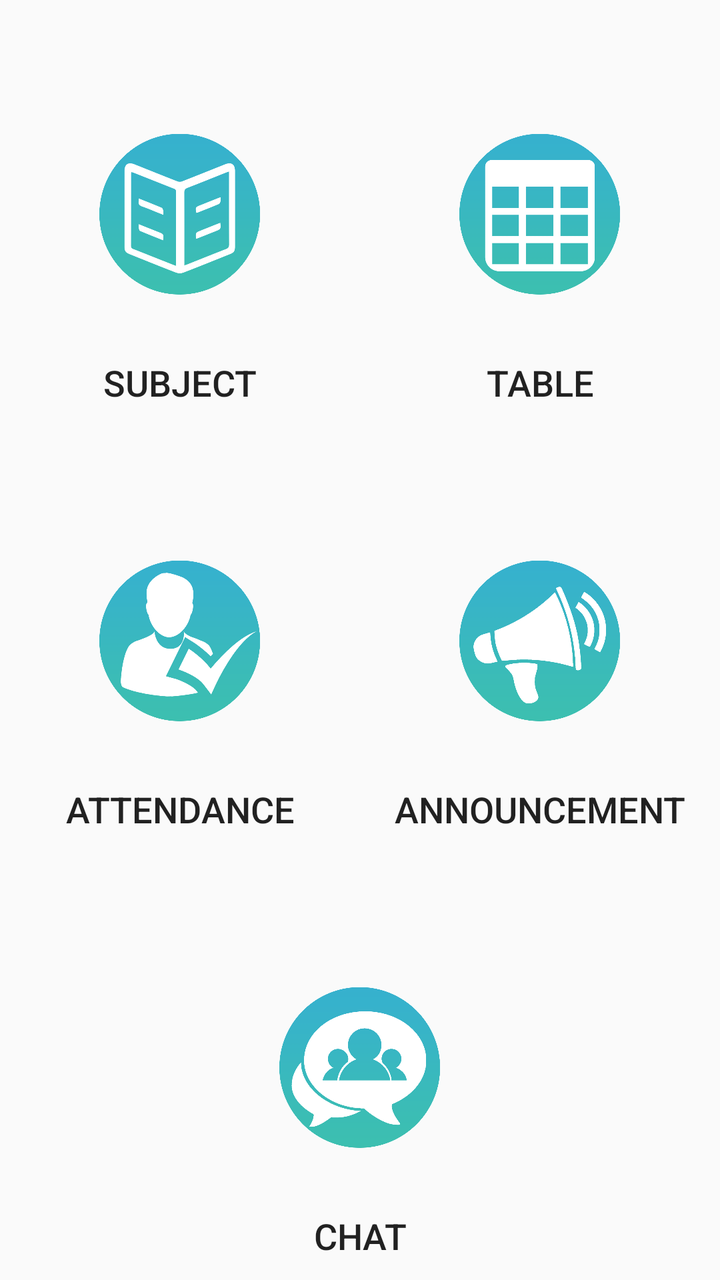
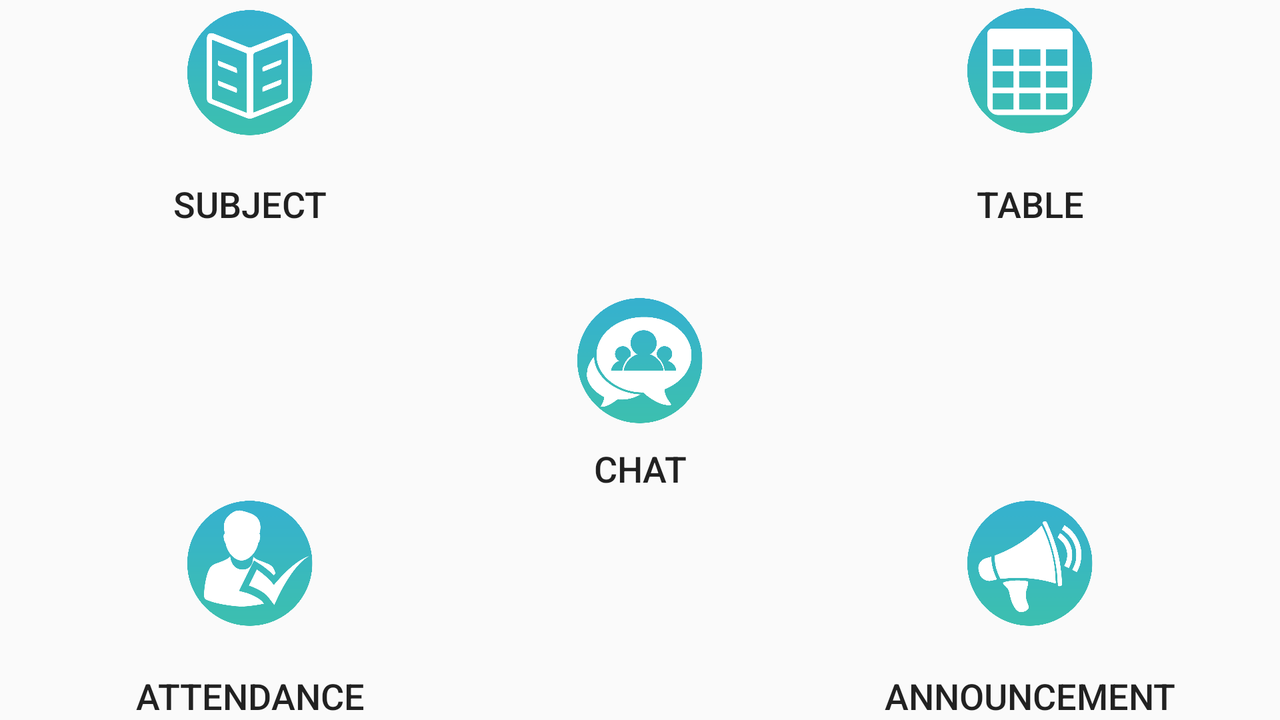

One screen, two layout resources from the same app: the default and the repository's alternative for another configuration. Each is rendered where Android would select it; the XML of both is given below.
<!-- AndroidManifest.xml: application theme AppTheme -->
<!-- res/layout/content_drawer.xml -->
<?xml version="1.0" encoding="utf-8"?>
<android.support.constraint.ConstraintLayout
    xmlns:android="http://schemas.android.com/apk/res/android"
    xmlns:app="http://schemas.android.com/apk/res-auto"
    xmlns:tools="http://schemas.android.com/tools"
    android:layout_width="match_parent"
    android:layout_height="match_parent"
    app:layout_behavior="@string/appbar_scrolling_view_behavior"
    tools:context=".MainActivity"
    tools:showIn="@layout/app_bar_drawer">
    <TableLayout
        android:layout_width="match_parent"
        android:layout_height="match_parent">

        <TableRow
            android:layout_width="fill_parent"
            android:layout_height="0dp"
            android:weightSum="1"
            android:layout_weight="0.5">
            <RelativeLayout
                android:layout_width="0dp"
                android:layout_height="match_parent"
                android:layout_weight="0.5">
                <Button
                    android:layout_width="match_parent"
                    android:layout_height="match_parent"
                    android:id="@+id/button1"
                    android:background="#00000000"
                    android:text="Subject"
                    android:textSize="18sp"
                    android:gravity="center|bottom"
                    android:singleLine="false"
                    android:paddingBottom="10dp"/>
                <ImageView
                    android:layout_width="wrap_content"
                    android:layout_height="90dp"
                    android:src="@drawable/subject"
                    android:layout_centerInParent="true"/>
            </RelativeLayout>
            <RelativeLayout
                android:layout_width="0dp"
                android:layout_height="match_parent"
                android:layout_weight="0.5">
                <Button
                    android:layout_width="match_parent"
                    android:layout_height="match_parent"
                    android:id="@+id/button2"
                    android:background="#00000000"
                    android:text="Table"
                    android:textSize="18sp"
                    android:gravity="center|bottom"
                    android:singleLine="false"
                    android:paddingBottom="10dp"/>
                <ImageView
                    android:layout_width="wrap_content"
                    android:layout_height="90dp"
                    android:src="@drawable/table"
                    android:layout_centerInParent="true"/>
            </RelativeLayout>
        </TableRow>

        <TableRow
            android:layout_width="fill_parent"
            android:layout_height="0dp"
            android:weightSum="1"
            android:layout_weight="0.5">
            <RelativeLayout
                android:layout_width="0dp"
                android:layout_height="match_parent"
                android:layout_weight="0.5">
                <Button
                    android:layout_width="match_parent"
                    android:layout_height="match_parent"
                    android:id="@+id/button3"
                    android:background="#00000000"
                    android:text="Attendance"
                    android:textSize="18sp"
                    android:gravity="center|bottom"
                    android:paddingBottom="10dp"/>
                <ImageView
                    android:layout_width="wrap_content"
                    android:layout_height="90dp"
                    android:src="@drawable/attendence"
                    android:layout_centerInParent="true"/>
            </RelativeLayout>
            <RelativeLayout
                android:layout_width="0dp"
                android:layout_height="match_parent"
                android:layout_weight="0.5">
                <Button
                    android:layout_width="match_parent"
                    android:layout_height="match_parent"
                    android:id="@+id/button4"
                    android:background="#00000000"
                    android:text="Announcement"
                    android:textSize="18sp"
                    android:gravity="center|bottom"
                    android:paddingBottom="10dp"/>
                <ImageView
                    android:layout_width="wrap_content"
                    android:layout_height="90dp"
                    android:src="@drawable/announcement"
                    android:layout_centerInParent="true"/>
            </RelativeLayout>
        </TableRow>

        <TableRow
            android:layout_width="match_parent"
            android:layout_height="0dp"
            android:weightSum="0.5"
            android:layout_weight="0.5">
            <RelativeLayout
                android:layout_width="0dp"
                android:layout_height="match_parent"
                android:layout_weight="0.5">

                <Button
                    android:id="@+id/button5"
                    android:layout_width="match_parent"
                    android:layout_height="match_parent"
                    android:background="#00000000"
                    android:gravity="center|bottom"
                    android:paddingBottom="10dp"
                    android:text="Chat"
                    android:textSize="18sp" />
                <ImageView
                    android:layout_width="wrap_content"
                    android:layout_height="90dp"
                    android:src="@drawable/chat"
                    android:layout_centerInParent="true"/>
            </RelativeLayout>
        </TableRow>

    </TableLayout>


</android.support.constraint.ConstraintLayout>
<!-- res/layout/app_bar_drawer.xml (included above) -->
<?xml version="1.0" encoding="utf-8"?>
<android.support.design.widget.CoordinatorLayout xmlns:android="http://schemas.android.com/apk/res/android"
    xmlns:app="http://schemas.android.com/apk/res-auto"
    xmlns:tools="http://schemas.android.com/tools"
    android:layout_width="match_parent"
    android:layout_height="match_parent"
    tools:context=".MainActivity">

    <android.support.design.widget.AppBarLayout
        android:layout_width="match_parent"
        android:layout_height="wrap_content"
        android:theme="@style/AppTheme.AppBarOverlay">

        <android.support.v7.widget.Toolbar
            android:id="@+id/toolbar"
            android:layout_width="match_parent"
            android:layout_height="?attr/actionBarSize"
            android:background="?attr/colorPrimary"
            app:popupTheme="@style/AppTheme.PopupOverlay" />

    </android.support.design.widget.AppBarLayout>

    <include layout="@layout/content_drawer" />

    <android.support.design.widget.FloatingActionButton
        android:id="@+id/fab"
        android:layout_width="0dp"
        android:layout_height="0dp"
        />

</android.support.design.widget.CoordinatorLayout>
<!-- resources referenced by this layout -->
<resources>
  <!-- drawable announcement: png bitmap (drawable, 49301 bytes) -->
  <!-- drawable attendence: png bitmap (drawable, 63900 bytes) -->
  <!-- drawable chat: png bitmap (drawable, 53851 bytes) -->
  <!-- drawable subject: png bitmap (drawable, 63335 bytes) -->
  <!-- drawable table: png bitmap (drawable, 25596 bytes) -->
  <style name="AppTheme.AppBarOverlay" parent="ThemeOverlay.AppCompat.Dark.ActionBar" />
  <style name="AppTheme.PopupOverlay" parent="ThemeOverlay.AppCompat.Light" />
  <style name="AppTheme" parent="Theme.AppCompat.Light.NoActionBar">
          
          <item name="windowActionBar">false</item>
          <item name="windowNoTitle">true</item>
          <item name="colorPrimary">@color/colorPrimary</item>
          <item name="colorPrimaryDark">@color/colorPrimaryDark</item>
          <item name="colorAccent">@color/colorAccent</item>
      </style>
  <color name="colorPrimary">#23A7DB</color>
  <color name="colorPrimaryDark">#004d40</color>
  <color name="colorAccent">#FFFFFF</color>
</resources>
<!-- res/layout-land/content_drawer.xml (the repository's variant of the layout above) -->
<!-- drawn on the phone turned sideways -->
<?xml version="1.0" encoding="utf-8"?>
<android.support.constraint.ConstraintLayout
    xmlns:android="http://schemas.android.com/apk/res/android"
    xmlns:app="http://schemas.android.com/apk/res-auto"
    xmlns:tools="http://schemas.android.com/tools"
    android:layout_width="match_parent"
    android:layout_height="match_parent"
    app:layout_behavior="@string/appbar_scrolling_view_behavior"
    tools:context=".MainActivity"
    tools:showIn="@layout/app_bar_drawer">
    <TableLayout
        android:layout_width="match_parent"
        android:layout_height="match_parent">

        <TableRow
            android:layout_width="fill_parent"
            android:layout_height="0dp"
            android:weightSum="1"
            android:layout_weight="0.4">
            <RelativeLayout
                android:layout_width="0dp"
                android:layout_height="match_parent"
                android:layout_weight="0.5">

                <Button
                    android:id="@+id/button1"
                    android:layout_width="250dp"
                    android:layout_height="match_parent"
                    android:background="#00000000"
                    android:gravity="center|bottom"
                    android:paddingTop="0dp"
                    android:singleLine="false"
                    android:text="Subject"
                    android:textSize="18sp" />
                <ImageView
                    android:layout_width="250dp"
                    android:layout_height="70dp"
                    android:layout_marginTop="1dp"
                    android:src="@drawable/subject"
                    />
            </RelativeLayout>
            <RelativeLayout
                android:layout_width="0dp"
                android:layout_height="match_parent"
                android:layout_weight="0.5">
                <Button
                    android:layout_width="250dp"
                    android:layout_height="match_parent"
                    android:id="@+id/button2"
                    android:background="#00000000"
                    android:layout_alignParentEnd="true"
                    android:text="Table"
                    android:textSize="18sp"
                    android:gravity="center|bottom"
                    android:singleLine="false"
                    android:paddingBottom="0dp"/>
                <ImageView
                    android:layout_width="250dp"
                    android:layout_height="70dp"
                    android:src="@drawable/table"
                    android:layout_alignParentEnd="true"/>
            </RelativeLayout>
        </TableRow>
        <RelativeLayout
            android:layout_width="0dp"
            android:layout_height="wrap_content"
            android:layout_weight="0.37">

            <Button
                android:id="@+id/button5"
                android:layout_width="match_parent"
                android:layout_centerInParent="true"
                android:layout_height="match_parent"
                android:background="#00000000"
                android:gravity="center|bottom"
                android:paddingBottom="0dp"
                android:text="Chat"
                android:textSize="18sp" />
            <ImageView
                android:layout_width="250dp"
                android:layout_height="70dp"
                android:src="@drawable/chat"
                android:layout_centerInParent="true"/>
        </RelativeLayout>
        <TableRow
            android:layout_width="fill_parent"
            android:layout_height="0dp"
            android:weightSum="1"
            android:layout_weight="0.4">
            <RelativeLayout
                android:layout_width="0dp"
                android:layout_height="match_parent"
                android:layout_weight="0.5">
                <Button
                    android:layout_width="250dp"
                    android:layout_height="match_parent"
                    android:id="@+id/button3"
                    android:background="#00000000"
                    android:text="Attendance"
                    android:textSize="18sp"
                    android:gravity="center|bottom"
                    android:paddingBottom="0dp"/>
                <ImageView
                    android:layout_width="250dp"
                    android:layout_height="70dp"
                    android:src="@drawable/attendence"
                    android:layout_alignParentStart="true"/>
            </RelativeLayout>
            <RelativeLayout
                android:layout_width="0dp"
                android:layout_height="match_parent"
                android:layout_weight="0.5">
                <Button
                    android:layout_width="250dp"
                    android:layout_height="match_parent"
                    android:id="@+id/button4"
                    android:layout_alignParentEnd="true"
                    android:background="#00000000"
                    android:text="Announcement"
                    android:textSize="18sp"
                    android:gravity="center|bottom"
                    android:paddingBottom="0dp"/>
                <ImageView
                    android:layout_width="250dp"
                    android:layout_height="70dp"
                    android:src="@drawable/announcement"
                    android:layout_alignParentEnd="true"/>
            </RelativeLayout>
        </TableRow>





    </TableLayout>


</android.support.constraint.ConstraintLayout>
<!-- res/layout/content_drawer.xml (included above) -->
<?xml version="1.0" encoding="utf-8"?>
<android.support.constraint.ConstraintLayout
    xmlns:android="http://schemas.android.com/apk/res/android"
    xmlns:app="http://schemas.android.com/apk/res-auto"
    xmlns:tools="http://schemas.android.com/tools"
    android:layout_width="match_parent"
    android:layout_height="match_parent"
    app:layout_behavior="@string/appbar_scrolling_view_behavior"
    tools:context=".MainActivity"
    tools:showIn="@layout/app_bar_drawer">
    <TableLayout
        android:layout_width="match_parent"
        android:layout_height="match_parent">

        <TableRow
            android:layout_width="fill_parent"
            android:layout_height="0dp"
            android:weightSum="1"
            android:layout_weight="0.5">
            <RelativeLayout
                android:layout_width="0dp"
                android:layout_height="match_parent"
                android:layout_weight="0.5">
                <Button
                    android:layout_width="match_parent"
                    android:layout_height="match_parent"
                    android:id="@+id/button1"
                    android:background="#00000000"
                    android:text="Subject"
                    android:textSize="18sp"
                    android:gravity="center|bottom"
                    android:singleLine="false"
                    android:paddingBottom="10dp"/>
                <ImageView
                    android:layout_width="wrap_content"
                    android:layout_height="90dp"
                    android:src="@drawable/subject"
                    android:layout_centerInParent="true"/>
            </RelativeLayout>
            <RelativeLayout
                android:layout_width="0dp"
                android:layout_height="match_parent"
                android:layout_weight="0.5">
                <Button
                    android:layout_width="match_parent"
                    android:layout_height="match_parent"
                    android:id="@+id/button2"
                    android:background="#00000000"
                    android:text="Table"
                    android:textSize="18sp"
                    android:gravity="center|bottom"
                    android:singleLine="false"
                    android:paddingBottom="10dp"/>
                <ImageView
                    android:layout_width="wrap_content"
                    android:layout_height="90dp"
                    android:src="@drawable/table"
                    android:layout_centerInParent="true"/>
            </RelativeLayout>
        </TableRow>

        <TableRow
            android:layout_width="fill_parent"
            android:layout_height="0dp"
            android:weightSum="1"
            android:layout_weight="0.5">
            <RelativeLayout
                android:layout_width="0dp"
                android:layout_height="match_parent"
                android:layout_weight="0.5">
                <Button
                    android:layout_width="match_parent"
                    android:layout_height="match_parent"
                    android:id="@+id/button3"
                    android:background="#00000000"
                    android:text="Attendance"
                    android:textSize="18sp"
                    android:gravity="center|bottom"
                    android:paddingBottom="10dp"/>
                <ImageView
                    android:layout_width="wrap_content"
                    android:layout_height="90dp"
                    android:src="@drawable/attendence"
                    android:layout_centerInParent="true"/>
            </RelativeLayout>
            <RelativeLayout
                android:layout_width="0dp"
                android:layout_height="match_parent"
                android:layout_weight="0.5">
                <Button
                    android:layout_width="match_parent"
                    android:layout_height="match_parent"
                    android:id="@+id/button4"
                    android:background="#00000000"
                    android:text="Announcement"
                    android:textSize="18sp"
                    android:gravity="center|bottom"
                    android:paddingBottom="10dp"/>
                <ImageView
                    android:layout_width="wrap_content"
                    android:layout_height="90dp"
                    android:src="@drawable/announcement"
                    android:layout_centerInParent="true"/>
            </RelativeLayout>
        </TableRow>

        <TableRow
            android:layout_width="match_parent"
            android:layout_height="0dp"
            android:weightSum="0.5"
            android:layout_weight="0.5">
            <RelativeLayout
                android:layout_width="0dp"
                android:layout_height="match_parent"
                android:layout_weight="0.5">

                <Button
                    android:id="@+id/button5"
                    android:layout_width="match_parent"
                    android:layout_height="match_parent"
                    android:background="#00000000"
                    android:gravity="center|bottom"
                    android:paddingBottom="10dp"
                    android:text="Chat"
                    android:textSize="18sp" />
                <ImageView
                    android:layout_width="wrap_content"
                    android:layout_height="90dp"
                    android:src="@drawable/chat"
                    android:layout_centerInParent="true"/>
            </RelativeLayout>
        </TableRow>

    </TableLayout>


</android.support.constraint.ConstraintLayout>
